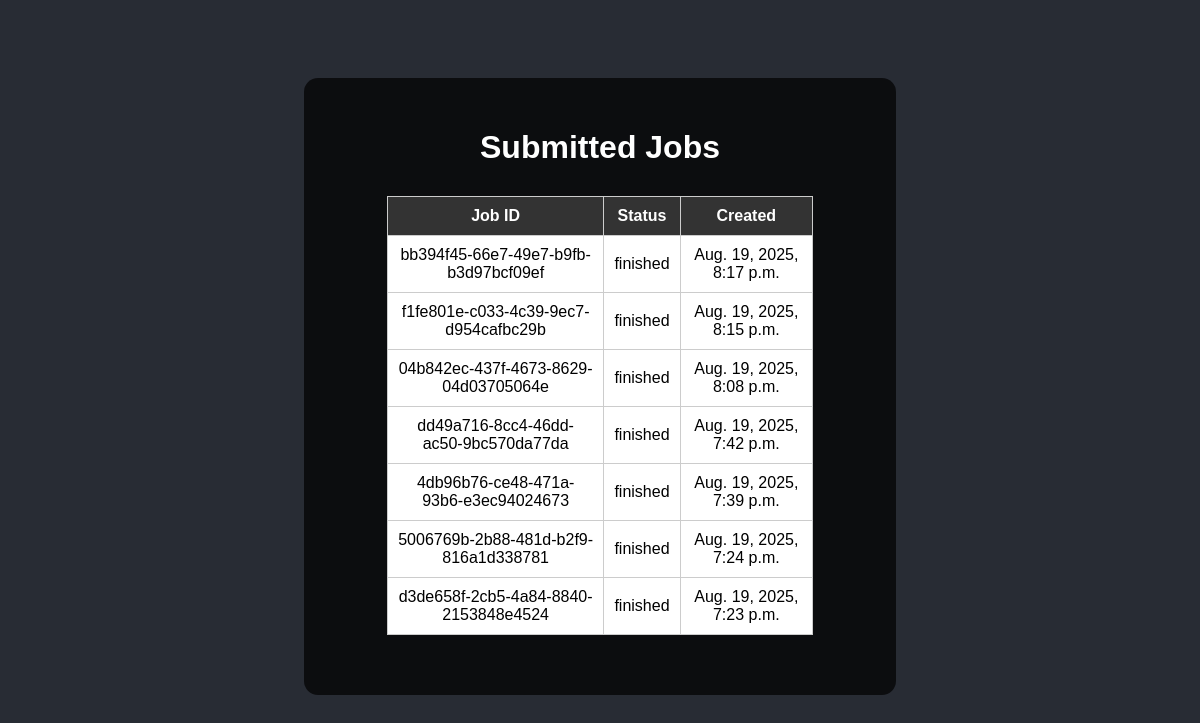
The app's page /qmodel/job_list/, older data.
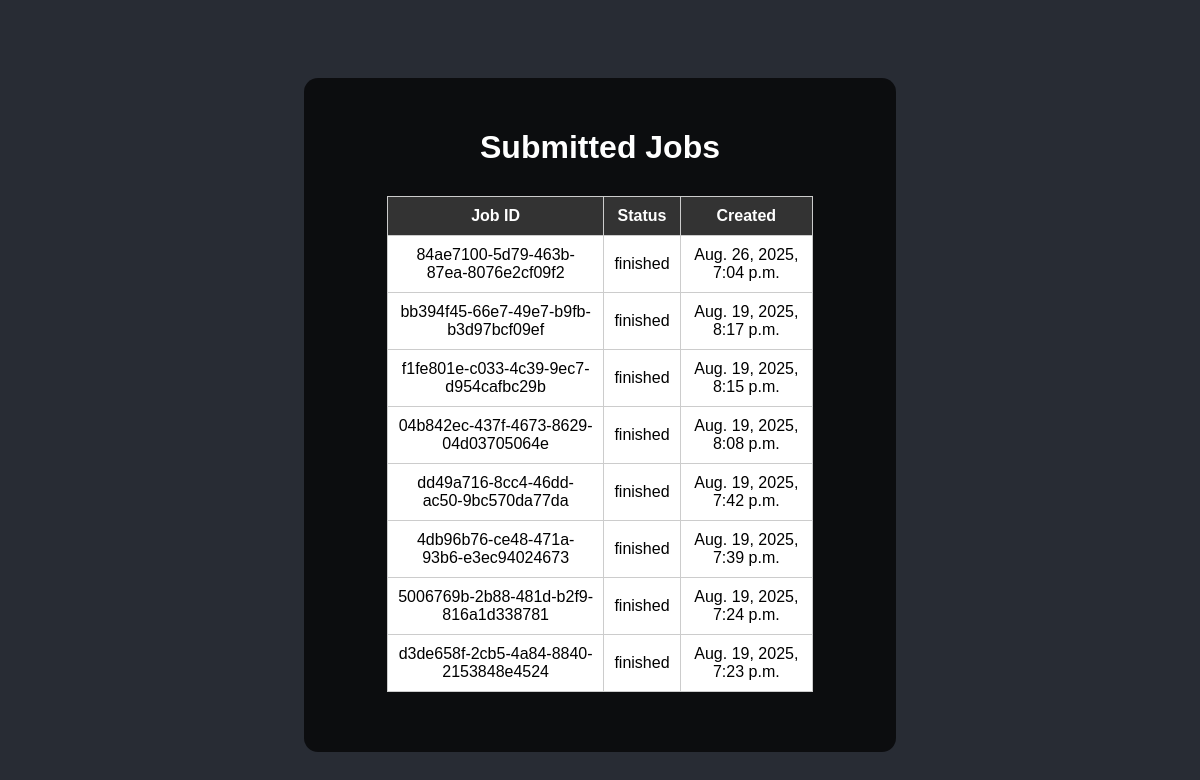
The same page, newer data.
### qmodel/models.py (models this page shows, shortened)
class Job(models.Model):
    job_id = models.UUIDField(primary_key=True, default=uuid.uuid4, editable=False)
    job_env_config = models.JSONField()  # Stores the 'job_evn' dictionary from the JSON
    status = models.CharField(
        max_length=32, choices=STATUS_CHOICES, default="pending"
    )  # Current status of the job
    created_at = models.DateTimeField(
        auto_now_add=True
    )  # Automatically sets the timestamp when the job is created

### qmodel/views.py (the view)
# urls.py: path("job_list/", views.job_list, name="job_list"),
def job_list(request):
    jobs = Job.objects.all().order_by("-created_at")
    job_steps = (
        JobStep.objects.all()
        .select_related("job", "config_block_hash")
        .order_by("job__created_at", "id")
    )
    context = {"jobs": jobs, "job_steps": job_steps}
    return render(request, "qmodel/job_list.html", context)

### qmodel/templates/qmodel/job_list.html (shortened to what this page needs)
<!DOCTYPE html>
<html lang="en">
<head>
</head>
<body>
    <div class="container">
        <h1>Submitted Jobs</h1>
        <table>
            <thead>
                <tr>
                    <th>Job ID</th>
                    <th>Status</th>
                    <th>Created</th>
                </tr>
            </thead>
            <tbody>
                {% for job in jobs %}
                <tr>
                    <td>{{ job.job_id }}</td>
                    <td>{{ job.status }}</td>
                    <td>{{ job.created_at }}</td>
                </tr>
                {% empty %}
                <tr>
                    <td colspan="3">No jobs submitted yet.</td>
                </tr>
                {% endfor %}
            </tbody>
        </table>
    </div>
</body>
</html>

Row changes from the older to the newer data that the page shows:
added Job: job_id "84ae7100-5d79-463b-87ea-8076e2cf09f2", status "finished", created_at "Aug. 26, 2025, 7:04 p.m."
